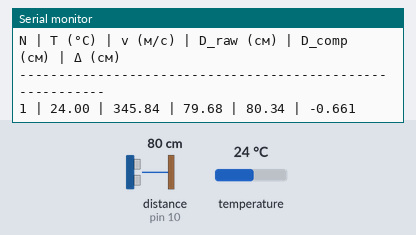
This sketch was run on a simulated Arduino Uno, built with avr-gcc and run on an emulated ATmega328P. On the bench: the last lines printed to the serial monitor. Wiring (inferred from the names in the program): ultrasonic range finder: trigger pin 9; echo pin 10. Inputs (shaded band) come from the test bench; at power-on: distance to the obstacle (sensor on pin 10) 80 cm, temperature 24 °C. The echo pulse lasts 58.3 µs per cm.

Above: at 1.3 s.
1.4 s: distance to the obstacle (sensor on pin 10) set to 2 cm
At 2.7 s:
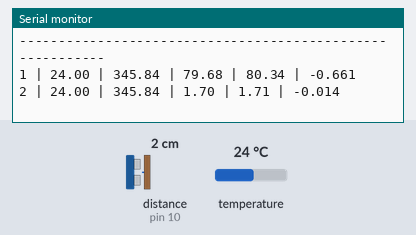
3.2 s: temperature set to 12 °C
At 4.5 s:
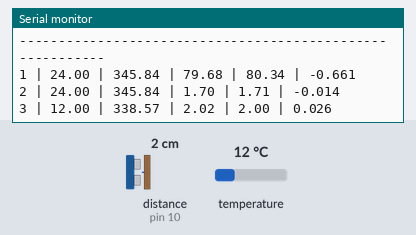
5.0 s: distance to the obstacle (sensor on pin 10) set to 4 cm
At 6.6 s:
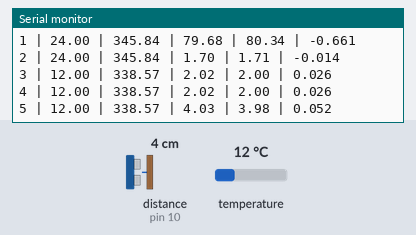
6.8 s: temperature set to 19 °C
At 7.9 s:
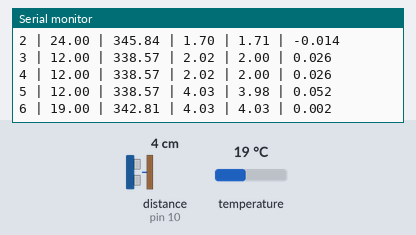
Timing chart, 0 to 9.6 s (numbered marks = the images above; inputs shaded):
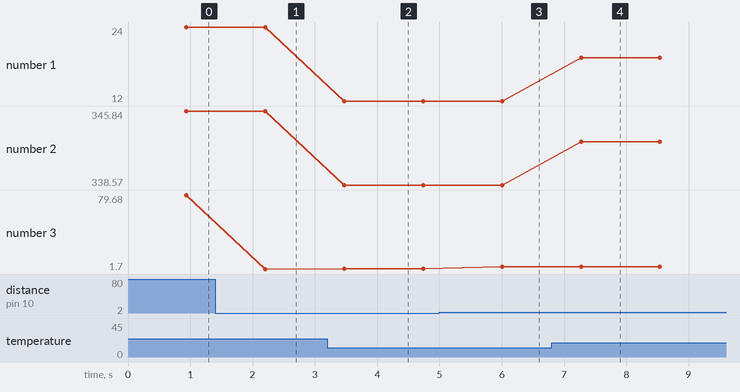

Measured:
- after the input at 1.4 s, the serial monitor: prints a new line after 0.80 s (image 1)
- after the input at 3.2 s, the serial monitor: prints a new line after 0.27 s (image 2)
- after the input at 5.0 s, the serial monitor: prints a new line after 1.0 s (image 3)
- after the input at 6.8 s, the serial monitor: prints a new line after 0.47 s (image 4)
- plotted number 1: 24 → 12 after the input at 3.2 s, 12 → 19 after the input at 6.8 s
- plotted number 2: 345.84 → 338.57 after the input at 3.2 s, 338.57 → 342.81 after the input at 6.8 s
- plotted number 3: 79.68 → 1.7 after the input at 1.4 s, 2.02 → 4.03 after the input at 5.0 s

The sketch:

temperature_compensation.ino
```cpp
#include <OneWire.h>
#include <DallasTemperature.h>

#define ONE_WIRE_BUS 2
#define TRIG_PIN 9
#define ECHO_PIN 10

OneWire oneWire(ONE_WIRE_BUS);
DallasTemperature sensors(&oneWire);

int measureNum = 0;

void setup() {
  Serial.begin(9600);
  sensors.begin();
  pinMode(TRIG_PIN, OUTPUT);
  pinMode(ECHO_PIN, INPUT);
  Serial.println("=== Эксперимент: температурная компенсация ===");
  Serial.println("N | T (°C) | v (м/с) | D_raw (см) | D_comp (см) | Δ (см)");
  Serial.println("----------------------------------------------------------");
}

void loop() {
  sensors.requestTemperatures();
  float tempC = sensors.getTempCByIndex(0);

  if (tempC == -127.0) {
    delay(200);
    return;
  }

  // Измерение
  digitalWrite(TRIG_PIN, LOW);
  delayMicroseconds(2);
  digitalWrite(TRIG_PIN, HIGH);
  delayMicroseconds(10);
  digitalWrite(TRIG_PIN, LOW);

  long duration = pulseIn(ECHO_PIN, HIGH);

  // Скорость звука с учётом температуры
  float speedOfSound = 331.3 + 0.606 * tempC;

  // Расстояния
  float distanceComp = duration * speedOfSound / 2.0 / 10000.0;
  float distanceRaw  = duration * 343.0 / 2.0 / 10000.0;
  float delta = distanceRaw - distanceComp;

  measureNum++;

  Serial.print(measureNum);
  Serial.print(" | ");
  Serial.print(tempC, 2);
  Serial.print(" | ");
  Serial.print(speedOfSound, 2);
  Serial.print(" | ");
  Serial.print(distanceRaw, 2);
  Serial.print(" | ");
  Serial.print(distanceComp, 2);
  Serial.print(" | ");
  Serial.println(delta, 3);

  delay(500);
}
```
